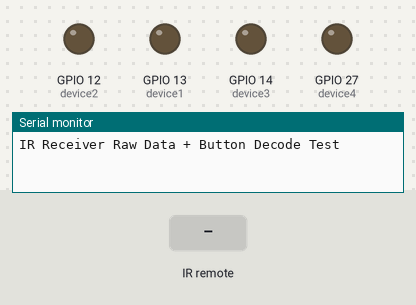
A sketch run on a simulated ESP32. On the bench: output pins drawn as LEDs (lit = HIGH), the last lines printed to the serial monitor. Inputs (shaded band) come from the test bench.

Above: at 1.2 s.
1.3 s: infrared code 0xC00001 received
At 2.3 s:
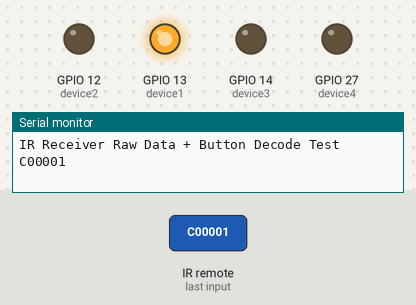
2.8 s: infrared code 0xC0005C received
At 3.5 s:
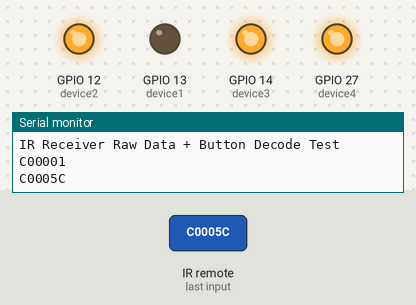
4.3 s: infrared code 0xC00002 received
At 4.6 s:
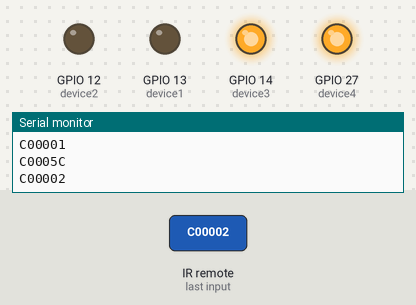
5.8 s: infrared code 0xC00003 received
At 7.0 s:
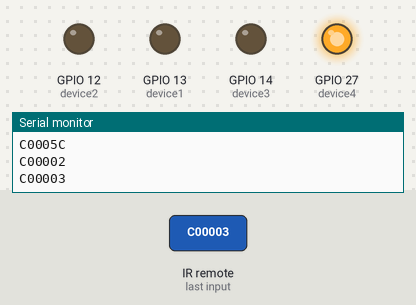
7.3 s: infrared code 0xC00001 received
At 8.1 s:
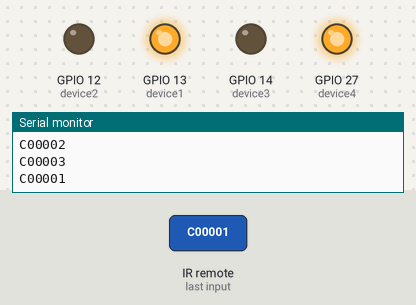
8.8 s: infrared code 0xC00004 received
At 9.3 s:
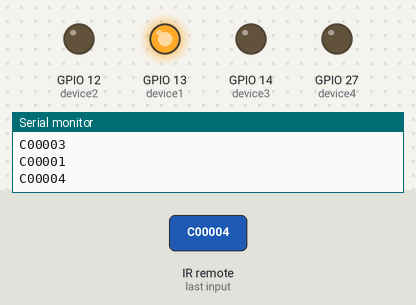
Timing chart, 0 to 11.3 s (numbered marks = the images above; inputs shaded):
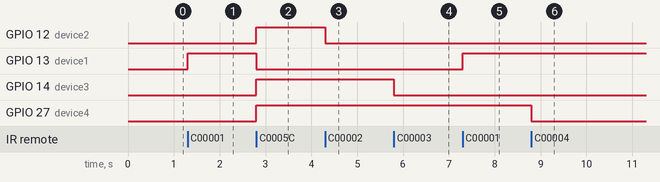

The sketch:

IR_Remote_Control.ino
```cpp
#include "IRremote.h"

#define receiver 5 // IR receiver, Connect the Y pin of the Keyes IR sensor with the GPIO 26 of ESP32

int device1 = 13; // gpio 13
int device2 = 12; // gpio 12
int device3 = 14; // gpio 14
int device4 = 27; // gpio 27

/*-----( Declare objects )-----*/
IRrecv irrecv(receiver);           // create instance of 'irrecv'
decode_results results;            // create instance of 'decode_results'
/*-----( Declare Variables )-----*/


void setup()
{
  Serial.begin(115200);
  Serial.println("IR Receiver Raw Data + Button Decode Test");
  irrecv.enableIRIn(); // Start the receiver

  pinMode(device1, OUTPUT);
  pinMode(device2, OUTPUT);
  pinMode(device3, OUTPUT);
  pinMode(device4, OUTPUT);
   digitalWrite(device1, LOW);
   digitalWrite(device2, LOW);
   digitalWrite(device3, LOW);
   digitalWrite(device4, LOW);


}


void loop()
{
  if (irrecv.decode(&results)) // have we received an IR signal?

  {
   Serial.println(results.value, HEX);

    //translateIR();
      if (results.value==0xC00001)
      {
        digitalWrite(device1, !digitalRead(device1));
           delay(200);
        }
       else if (results.value==0xC00002)
      {
            digitalWrite(device2, !digitalRead(device2));
           delay(200);
        }
      else if (results.value==0xC00003)
      {
        digitalWrite(device3, !digitalRead(device3));
           delay(200);
        }
       else  if (results.value==0xC00004)
      {
        digitalWrite(device4, !digitalRead(device4));
           delay(200);
      }
      else if( results.value==0xC0005C){
        digitalWrite(device1, !digitalRead(device1));
        digitalWrite(device2, !digitalRead(device2));
        digitalWrite(device3, !digitalRead(device3));
        digitalWrite(device4, !digitalRead(device4));
        delay(200);
      }
      else
      {
           Serial.println("Wrong button pressed");
           delay(100);
        }

    irrecv.resume(); // receive the next value
  }
}
```

Measured:
- after the input at 1.3 s, GPIO 13 (device1): LOW → HIGH at once
- after the input at 2.8 s, GPIO 12 (device2), GPIO 14 (device3), GPIO 27 (device4): LOW → HIGH at once; GPIO 13 (device1): HIGH → LOW at once
- after the input at 4.3 s, GPIO 12 (device2): HIGH → LOW at once
- after the input at 5.8 s, GPIO 14 (device3): HIGH → LOW at once
- after the input at 7.3 s, GPIO 13 (device1): LOW → HIGH at once
- after the input at 8.8 s, GPIO 27 (device4): HIGH → LOW at once
